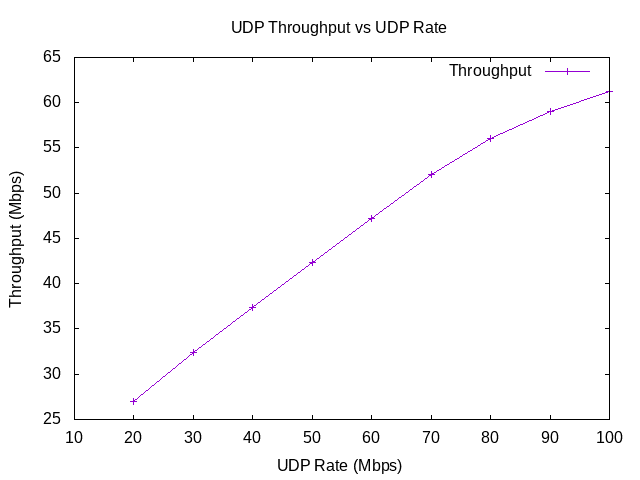

gnuplot code for this plot:
set terminal png
set output "UDPTPvRate.png"
set title "UDP Throughput vs UDP Rate"
set xlabel "UDP Rate (Mbps)"
set ylabel "Throughput (Mbps)"

set xrange [10:100]
plot "-"  title "Throughput" with linespoints
20 26.9338
30 32.4158
40 37.4133
50 42.3274
60 47.1888
70 52.0561
80 56.0581
90 59.0201
100 61.2857
e
